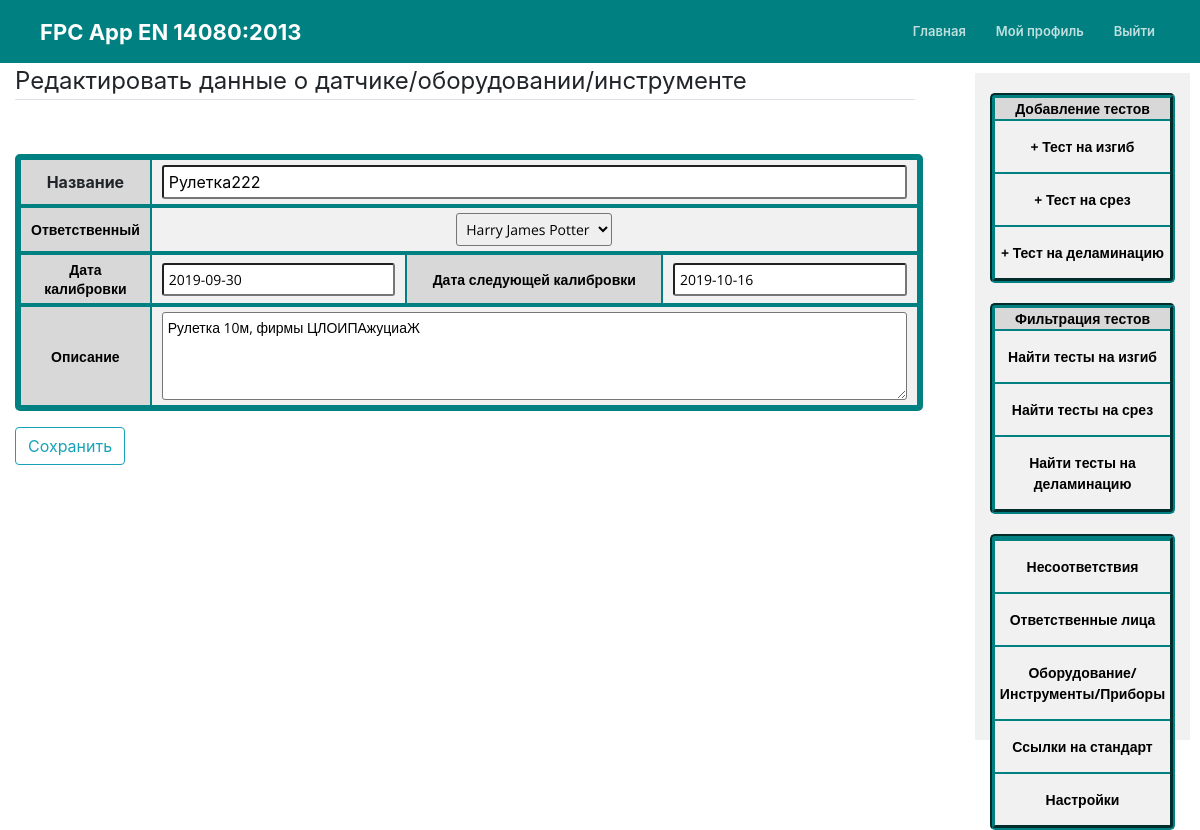
/tool/2/update/ (signed in), run on the app's committed database.
### mainApp/models.py (models this page shows, shortened)
class Tool(models.Model):
	name = models.CharField(max_length=100)
	description = models.TextField(blank=True)
	resp_person = models.ForeignKey(Person, on_delete=models.PROTECT)
	calibration_date = models.DateField()
	next_calibration_date = models.DateField()
	author = models.ForeignKey(User, blank=True, null=True, on_delete=models.CASCADE)

### mainApp/views.py (the view, shortened to what this page needs)
# urls.py: path('tool/<int:pk>/update/', ToolUpdateView.as_view(), name='tool-update'),
class ToolUpdateView(LoginRequiredMixin, UserPassesTestMixin, UpdateView):
	model = Tool
	success_url = '/tools'
	template_name = 'mainApp/tool_update.html'
	form_class = ToolForm
	def test_func(self):
		tool = self.get_object()
		if self.request.user == tool.author:
			return True
		return False

### mainApp/forms.py
class ToolForm(forms.ModelForm):
	calibration_date = forms.DateField(widget=DatePickerInput(format='%Y-%m-%d', options={'locale': 'ru'},))
	next_calibration_date = forms.DateField(widget=DatePickerInput(format='%Y-%m-%d', options={'locale': 'ru'},))
	description = forms.CharField(required=False, widget=forms.Textarea(attrs={'rows': 4, 'cols': 100}))
	class Meta:
		model = Tool
		fields = ['name', 'description', 'resp_person', 'calibration_date', 'next_calibration_date',]

### mainApp/models.py (called while the page is built)
	def __str__(self):
		return self.name

### mainApp/templates/mainApp/tool_update.html (shortened to what this page needs)
{% extends "mainApp/today.html" %}
{% load crispy_forms_tags %}
{% load bootstrap4 %}
{% block content %}
<form method="POST" enctype="multipart/form-data">
    <fieldset class="form-group">
    <legend class="border-bottom mb-4">Редактировать данные о датчике/оборудовании/инструменте</legend>
    <table class="table_detail">
    <tr class="table_row">
        <th class="table_cell dark_cell">Название</th>
        <th colspan="3" class="table_cell2">{{ form.name }}</th>
    </tr>
    <tr class="table_row">
        <th class="table_cell" id="cell3">Ответственный</th>
        <th colspan="3" class="table_cell2" id="cell4">{{ form.resp_person }}</th>
     </tr>
     <tr class="table_row">
    	 <th class="table_cell" id="cell3">Дата калибровки</th>
    	 <th class="table_cell2" id="cell4">{{ form.calibration_date }}</th>
    	 <th class="table_cell" id="cell3">Дата следующей калибровки</th>
    	 <th class="table_cell2" id="cell4">{{ form.next_calibration_date }}</th>
     </tr>
     <tr class="table_row">
     	<th class="table_cell" id="cell3">Описание</th>
     	<th colspan="3" class="table_cell2" id="cell4">{{ form.description }}</th>
     </tr>
</table>
    </fieldset>
    <div class="form-group">
        <button class="btn btn-outline-info" type="submit">Сохранить</button>
    </div>
</form>
{% endblock content %}

### mainApp/static/mainApp/style.css (style rules this page uses)
body { margin: 0; font-family: 'Open Sans', sans-serif; font-size: 14px; color: #ddd; }
*, *:before, *:after { box-sizing: border-box; }
.table_detail { border-collapse: separate; border-spacing: 0; text-align: center; margin: 30px 0 0; padding: 0 0; width: 100%; max-width: 900px; border: 5px solid #008080; border-radius: 5px; }
.table_row { width: 100%; }
.table_cell { margin: 0 0; border: 1px solid #008080; padding: 5px 10px; background: #f1f1f1; width: 20%; text-align: center; }
.table_cell2 { margin: 0 0; border: 1px solid #008080; padding: 5px 10px; background: #f1f1f1; text-align: center; width: 20%; }
.table_cell2 input { width: 100%; border-radius:3px; }
#cell3 { border-top: 3px solid #008080; font-family: 'Open Sans', sans-serif; font-size: 14px; color: #000000; font-weight: 700; background: #d8d8d8; }
#cell4 { border-top: 3px solid #008080; font-family: 'Open Sans', sans-serif; font-size: 14px; color: #000000; font-weight: 700; }
.dark_cell { background: #d8d8d8 }
input { width: 80px; border-radius:3px; padding: 5px; margin: 5px; }
select { width: auto; border-radius:3px; padding: 5px; margin: 5px; }
textarea { border-radius:3px; padding: 5px; margin: 5px; }
.form-group { padding-bottom: 0; }

### data on the page
Tool: name "Рулетка222", resp_person "Harry James Potter", calibration_date "2019-09-30", next_calibration_date "2019-10-16", description "Рулетка 10м, фирмы ЦЛОИПАжуциаЖ"
